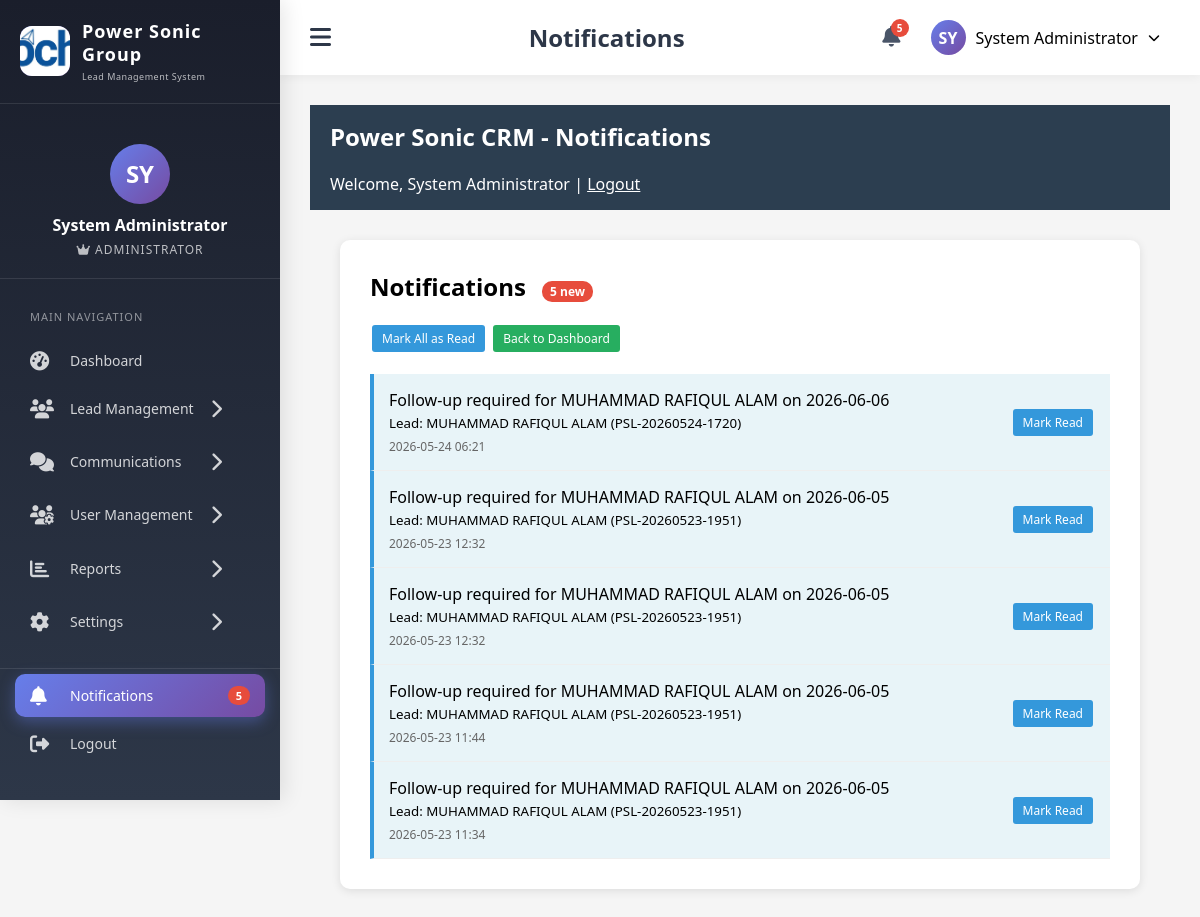
Screenshot of /notifications.php (signed in) with the database file from the repository.
### tables this page shows
CREATE TABLE `company_settings` (
  `id` int(11) NOT NULL,
  `company_name` varchar(200) NOT NULL DEFAULT 'Power Sonic',
  `company_logo` varchar(500) DEFAULT NULL,
  `company_favicon` varchar(500) DEFAULT NULL,
  `company_email` varchar(100) DEFAULT NULL,
  `company_phone` varchar(50) DEFAULT NULL,
  `company_mobile` varchar(50) DEFAULT NULL,
  `company_address` text DEFAULT NULL,
  `company_city` varchar(100) DEFAULT NULL,
  `company_state` varchar(100) DEFAULT NULL,
  `company_country` varchar(100) DEFAULT 'Bangladesh',
  `company_postal_code` varchar(20) DEFAULT NULL,
  `company_website` varchar(200) DEFAULT NULL,
  `company_business_hours` text DEFAULT NULL,
  `company_social_facebook` varchar(255) DEFAULT NULL,
  `company_social_linkedin` varchar(255) DEFAULT NULL,
  `company_social_twitter` varchar(255) DEFAULT NULL,
  `company_social_instagram` varchar(255) DEFAULT NULL,
  `company_registration_no` varchar(100) DEFAULT NULL,
  `company_tax_id` varchar(100) DEFAULT NULL,
  `company_bin_no` varchar(100) DEFAULT NULL,
  `bank_name` varchar(200) DEFAULT NULL,
  `bank_account_name` varchar(200) DEFAULT NULL,
  `bank_account_number` varchar(100) DEFAULT NULL,
  `bank_routing_number` varchar(50) DEFAULT NULL,
  `footer_text` varchar(500) DEFAULT NULL,
  `invoice_prefix` varchar(20) DEFAULT 'INV',
  `currency_symbol` varchar(10) DEFAULT 'BDT',
  `date_format` varchar(20) DEFAULT 'Y-m-d',
  `timezone` varchar(50) DEFAULT 'Asia/Dhaka',
  `created_at` timestamp NOT NULL DEFAULT current_timestamp(),
  `updated_at` timestamp NOT NULL DEFAULT current_timestamp() ON UPDATE current_timestamp()
);

CREATE TABLE `notifications` (
  `id` int(11) NOT NULL,
  `user_id` int(11) DEFAULT NULL,
  `lead_id` int(11) DEFAULT NULL,
  `notification_type` varchar(50) DEFAULT NULL,
  `message` text DEFAULT NULL,
  `is_read` tinyint(1) DEFAULT 0,
  `created_at` timestamp NOT NULL DEFAULT current_timestamp()
);

CREATE TABLE `leads` (
  `id` int(11) NOT NULL,
  `lead_unique_id` varchar(20) NOT NULL,
  `user_custom_id` varchar(50) DEFAULT NULL,
  `name` varchar(100) NOT NULL,
  `email` varchar(100) DEFAULT NULL,
  `phone` varchar(20) NOT NULL,
  `area` varchar(100) NOT NULL,
  `address` text DEFAULT NULL,
  `country` varchar(50) DEFAULT 'Bangladesh',
  `district` varchar(100) DEFAULT NULL,
  `police_station` varchar(100) DEFAULT NULL,
  `post_office` varchar(100) DEFAULT NULL,
  `google_map_link` text DEFAULT NULL,
  `latitude` varchar(50) DEFAULT NULL,
  `longitude` varchar(50) DEFAULT NULL,
  `priority` enum('High','Medium','Low') DEFAULT 'Medium',
  `lead_stage` varchar(50) DEFAULT 'Lead',
  `expected_amount` decimal(10,2) DEFAULT 0.00,
  `currency` varchar(3) DEFAULT 'BDT',
  `probability` int(11) DEFAULT 0,
  `next_followup_date` date DEFAULT NULL,
  `last_contact_date` date DEFAULT NULL,
  `won_date` date DEFAULT NULL,
  `lost_reason` text DEFAULT NULL,
  `status` enum('New','Contacted','Negotiation','Converted','Lost') DEFAULT 'New',
  `created_by` int(11) DEFAULT NULL,
  `created_at` timestamp NOT NULL DEFAULT current_timestamp(),
  `updated_at` timestamp NOT NULL DEFAULT current_timestamp() ON UPDATE current_timestamp()
);

### config.php (called while the page is built, shortened)
<?php
function isAdmin() {
    return isset($_SESSION['role']) && $_SESSION['role'] === 'admin';
}
?>

### notifications.php (the view, shortened to what this page needs)
<?php
require_once 'config.php';
require_once 'includes/header.php';
$notifications = $pdo->prepare("
    SELECT n.*, l.name as lead_name, l.lead_unique_id
    FROM notifications n
    LEFT JOIN leads l ON n.lead_id = l.id
    WHERE n.user_id = ?
    ORDER BY n.created_at DESC
");
$notifications->execute([$_SESSION['user_id']]);
$notifications = $notifications->fetchAll();
$unread_count = $pdo->prepare("SELECT COUNT(*) FROM notifications WHERE user_id = ? AND is_read = 0");
$unread_count->execute([$_SESSION['user_id']]);
$unread_count = $unread_count->fetchColumn();
?>
<!DOCTYPE html>
<html lang="en">
<head>
</head>
<body>
    <div class="header">
        <h2>Power Sonic CRM - Notifications</h2>
        <div>Welcome, <?php echo $_SESSION['full_name']; ?> | <a href="logout.php" style="color: white;">Logout</a></div>
    </div>
    <div class="container">
        <h2>
            Notifications
            <?php if($unread_count > 0): ?>
                <span class="badge"><?php echo $unread_count; ?> new</span>
            <?php endif; ?>
        </h2>
        <div style="margin-bottom: 20px;">
            <a href="?mark_read=1" class="btn">Mark All as Read</a>
            <a href="agent_dashboard.php" class="btn btn-success">Back to Dashboard</a>
        </div>
        <?php if(count($notifications) == 0): ?>
            <p>No notifications yet.</p>
        <?php else: ?>
            <?php foreach($notifications as $notif): ?>
            <div class="notification-item <?php echo $notif['is_read'] ? '' : 'unread'; ?>">
                <div class="notification-message">
                    <?php echo htmlspecialchars($notif['message']); ?>
                    <?php if($notif['lead_name']): ?>
                        <br><small>Lead: <?php echo htmlspecialchars($notif['lead_name']); ?> (<?php echo $notif['lead_unique_id']; ?>)</small>
                    <?php endif; ?>
                    <div class="notification-date"><?php echo date('Y-m-d H:i', strtotime($notif['created_at'])); ?></div>
                </div>
                <?php if(!$notif['is_read']): ?>
                    <a href="?read=1&id=<?php echo $notif['id']; ?>" class="btn">Mark Read</a>
                <?php endif; ?>
            </div>
            <?php endforeach; ?>
        <?php endif; ?>
    </div>
</body>
</html>
<?php require_once 'includes/footer.php'; ?>

### includes/header.php (shortened to what this page needs)
<?php
$stmt = $pdo->query("SELECT company_name, company_logo, company_favicon FROM company_settings LIMIT 1");
$company_settings = $stmt->fetch();
$notif_count = 0;
if (isLoggedIn() && isset($pdo)) {
    $stmt = $pdo->prepare("SELECT COUNT(*) FROM notifications WHERE user_id = ? AND is_read = 0");
    $stmt->execute([$_SESSION['user_id']]);
    $notif_count = $stmt->fetchColumn();
}
$current_page = basename($_SERVER['PHP_SELF']);
?>
<!DOCTYPE html>
<html lang="en">
<head>
    <link rel="stylesheet" href="https://cdnjs.cloudflare.com/ajax/libs/font-awesome/6.4.0/css/all.min.css">
</head>
<body>
    <div class="crm-wrapper">
        <div class="sidebar" id="sidebar">
            <div class="sidebar-header">
                <div class="logo-container">
                    <?php if(!empty($company_settings['company_logo']) && file_exists($company_settings['company_logo'])): ?>
                        <div class="logo-img">
                            <img src="<?php echo $company_settings['company_logo']; ?>" alt="Company Logo">
                        </div>
                    <?php else: ?>
                        <div class="logo-icon">
                            <i class="fas fa-bolt"></i>
                        </div>
                    <?php endif; ?>
                    <div class="logo-text">
                        <h3><?php echo htmlspecialchars($company_settings['company_name']); ?></h3>
                        <div class="company-tagline">Lead Management System</div>
                    </div>
                </div>
            </div>
            <div class="user-profile">
                <div class="avatar">
                    <?php echo strtoupper(substr($_SESSION['full_name'] ?? 'U', 0, 2)); ?>
                </div>
                <div class="user-name"><?php echo $_SESSION['full_name'] ?? 'User'; ?></div>
                <div class="user-role">
                    <i class="fas <?php echo isAdmin() ? 'fa-crown' : 'fa-user-check'; ?>"></i>
                    <?php
                    $role_display = isAdmin() ? 'Administrator' : (isFieldAgent() ? 'Field Agent' : 'User');
                    echo $role_display;
                    ?>
                </div>
            </div>
            <div class="menu-section">
                <div class="menu-section-title">MAIN NAVIGATION</div>
                <a href="<?php echo isAdmin() ? 'dashboard.php' : 'agent_dashboard.php'; ?>" class="menu-item <?php echo ($current_page == 'dashboard.php' || $current_page == 'agent_dashboard.php') ? 'active' : ''; ?>">
                    <i class="fas fa-tachometer-alt"></i>
                    <span class="menu-text">Dashboard</span>
                </a>
                <div class="menu-item has-submenu" onclick="toggleSubmenu(this)">
                    <i class="fas fa-users"></i>
                    <span class="menu-text">Lead Management</span>
                    <i class="fas fa-chevron-right toggle-icon"></i>
                </div>
                <div class="menu-item has-submenu" onclick="toggleSubmenu(this)">
                    <i class="fas fa-comments"></i>
                    <span class="menu-text">Communications</span>
                    <i class="fas fa-chevron-right toggle-icon"></i>
                </div>
                <?php if(isAdmin()): ?>
                <div class="menu-item has-submenu" onclick="toggleSubmenu(this)">
                    <i class="fas fa-users-cog"></i>
                    <span class="menu-text">User Management</span>
                    <i class="fas fa-chevron-right toggle-icon"></i>
                </div>
                <?php endif; ?>
                <?php if(isAdmin()): ?>
                <div class="menu-item has-submenu" onclick="toggleSubmenu(this)">
                    <i class="fas fa-chart-bar"></i>
                    <span class="menu-text">Reports</span>
                    <i class="fas fa-chevron-right toggle-icon"></i>
                </div>
                <?php endif; ?>
                <div class="menu-item has-submenu" onclick="toggleSubmenu(this)">
                    <i class="fas fa-cog"></i>
                    <span class="menu-text">Settings</span>
                    <i class="fas fa-chevron-right toggle-icon"></i>
                </div>
            </div>
            <div class="menu-section" style="margin-top: auto; border-top: 1px solid rgba(255,255,255,0.1);">
                <a href="notifications.php" class="menu-item <?php echo $current_page == 'notifications.php' ? 'active' : ''; ?>">
                    <i class="fas fa-bell"></i>
                    <span class="menu-text">Notifications</span>
                    <?php if($notif_count > 0): ?>
                    <span class="menu-badge"><?php echo $notif_count; ?></span>
                    <?php endif; ?>
                </a>
                <a href="logout.php" class="menu-item">
                    <i class="fas fa-sign-out-alt"></i>
                    <span class="menu-text">Logout</span>
                </a>
            </div>
        </div>
        <div class="main-content" id="mainContent">
            <div class="top-nav">
                <button class="toggle-sidebar" onclick="toggleSidebar()">
                    <i class="fas fa-bars"></i>
                </button>
                <div class="page-title">
                    <?php
                    $page_titles = [
                        'dashboard.php' => 'Admin Dashboard',
                        'agent_dashboard.php' => 'Field Agent Dashboard',
                        'add_lead.php' => 'Add New Lead',
                        'view_leads.php' => 'Lead Management',
                        'view_lead.php' => 'Lead Details',
                        'edit_lead.php' => 'Edit Lead',
                        'agent_reports.php' => 'Performance Reports',
                        'notifications.php' => 'Notifications',
                        'profile.php' => 'My Profile',
                        'change_password.php' => 'Change Password',
                        'manage_users.php' => 'User Management',
                        'add_user.php' => 'Add New User',
                        'user_activity.php' => 'User Activity Log'
                    ];
                    echo $page_titles[$current_page] ?? 'Power Sonic CRM';
                    ?>
                </div>
                <div class="top-nav-right">
                    <div class="notification-icon" onclick="window.location.href='notifications.php'">
                        <i class="fas fa-bell"></i>
                        <?php if($notif_count > 0): ?>
                        <span class="notification-badge"><?php echo $notif_count; ?></span>
                        <?php endif; ?>
                    </div>
                    <div class="user-menu" onclick="window.location.href='profile.php'">
                        <div class="user-avatar-small">
                            <?php echo strtoupper(substr($_SESSION['full_name'] ?? 'U', 0, 2)); ?>
                        </div>
                        <span><?php echo $_SESSION['full_name'] ?? 'User'; ?></span>
                        <i class="fas fa-chevron-down" style="font-size: 12px;"></i>
                    </div>
                </div>
            </div>
            <div class="content-area">

### rows the page displays
company_settings: company_logo (picture), company_name "Power Sonic Group"
notifications: message "Follow-up required for MUHAMMAD RAFIQUL ALAM on 2026-06-06", lead.name "MUHAMMAD RAFIQUL ALAM", lead.lead_unique_id "PSL-20260524-1720", created_at "2026-05-24 06:21"
notifications: message "Follow-up required for MUHAMMAD RAFIQUL ALAM on 2026-06-05", lead.name "MUHAMMAD RAFIQUL ALAM", lead.lead_unique_id "PSL-20260523-1951", created_at "2026-05-23 12:32"
notifications: message "Follow-up required for MUHAMMAD RAFIQUL ALAM on 2026-06-05", lead.name "MUHAMMAD RAFIQUL ALAM", lead.lead_unique_id "PSL-20260523-1951", created_at "2026-05-23 12:32"
notifications: message "Follow-up required for MUHAMMAD RAFIQUL ALAM on 2026-06-05", lead.name "MUHAMMAD RAFIQUL ALAM", lead.lead_unique_id "PSL-20260523-1951", created_at "2026-05-23 11:44"
notifications: message "Follow-up required for MUHAMMAD RAFIQUL ALAM on 2026-06-05", lead.name "MUHAMMAD RAFIQUL ALAM", lead.lead_unique_id "PSL-20260523-1951", created_at "2026-05-23 11:34"

### other values shown
substr($_SESSION['full_name'] ?? 'U', 0, 2) "SY"
$_SESSION['full_name'] "System Administrator"
$role_display "ADMINISTRATOR"
$notif_count "5"
$page_titles[$current_page] "Notifications"
$unread_count "5"
